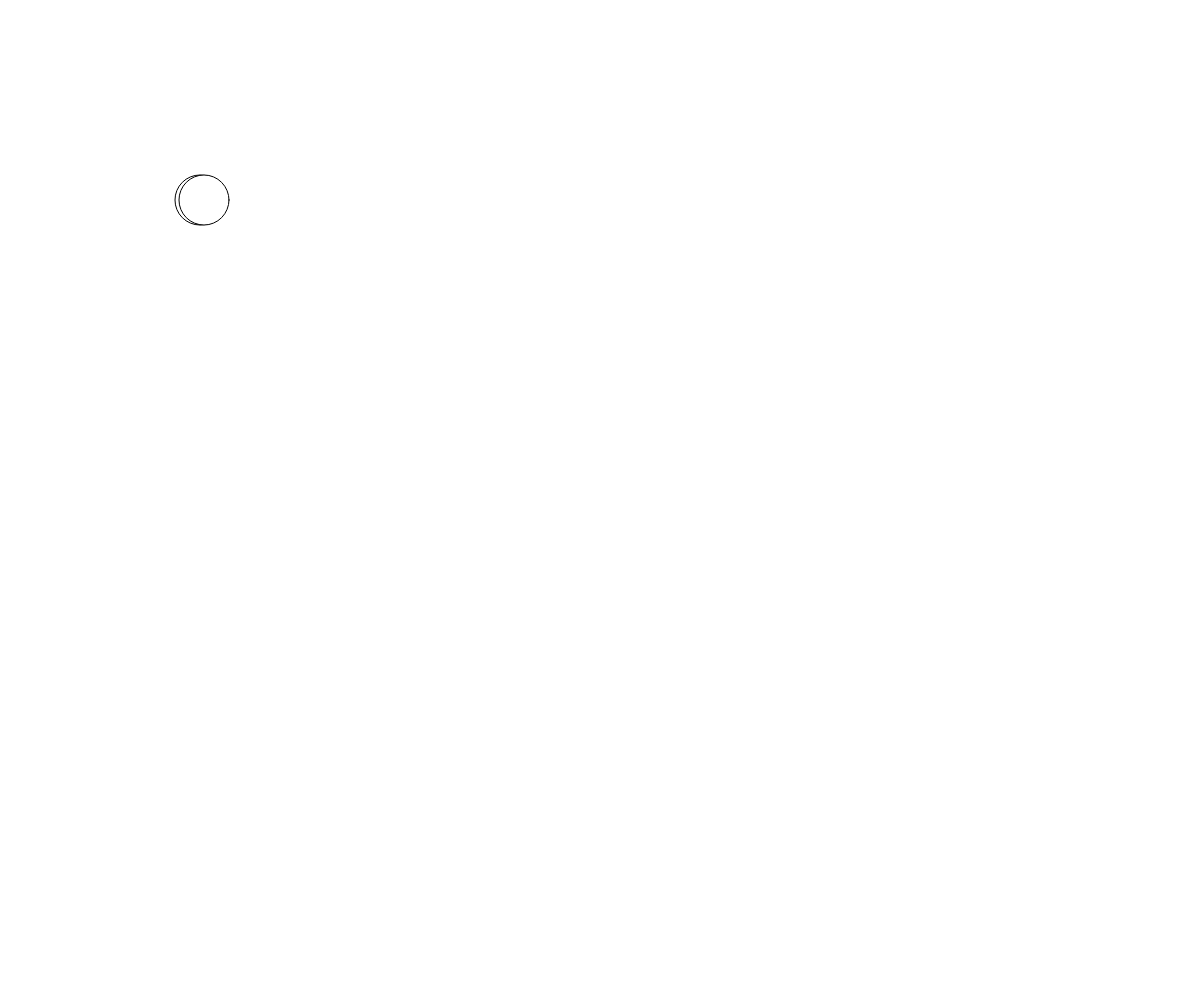
Frame 1 (no input)
Frame 60 (no input): identical to frame 1, image omitted
Frame 120 (the mouse pressed at the canvas centre since frame 60): identical to frame 1, image omitted

The p5.js sketch that drew this single still picture (run headless with seeded random() and noise() and a simulated clock; from frame 60 on, the mouse is pressed at the canvas centre):

// p5.js sketch
// ── sketch.js
// function setup() {
// 	createCanvas(windowWidth, windowHeight)
// }

function setup() {
	createCanvas(windowWidth, windowHeight)
}

function windowResized() {
	resizeCanvas(windowWidth, windowHeight)
}

function draw() {
	background(255)



	circle(200, 200, 50)
	circle(204, 200, 50)
	
	
}
